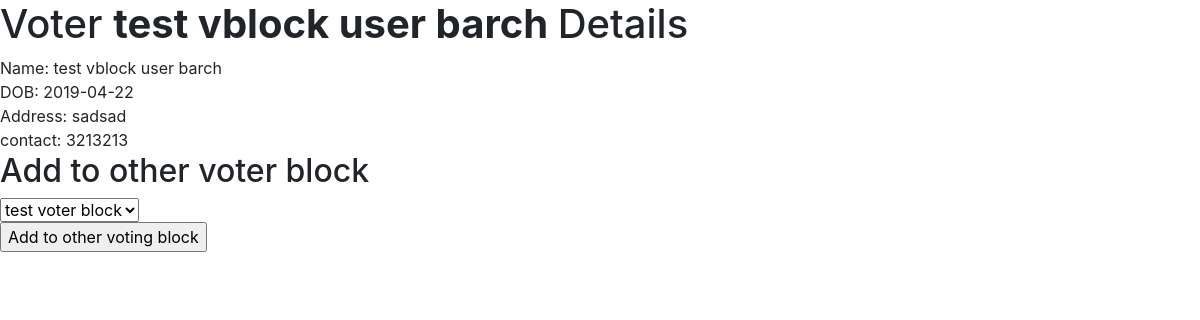
The app's page /user_detail.php?id=9 with its own data.
### tables this page shows
CREATE TABLE `users` (
  `id` int(11) NOT NULL,
  `name` varchar(100) DEFAULT NULL,
  `surname` varchar(100) DEFAULT NULL,
  `date_of_birth` date DEFAULT NULL,
  `address` varchar(300) DEFAULT NULL,
  `contact_number` varchar(15) DEFAULT NULL,
  `username` varchar(100) DEFAULT NULL,
  `password` varchar(5) DEFAULT NULL
);

### user_detail.php (the view, shortened to what this page needs)
<?php
$link = mysqli_connect("localhost","root","","carl");
mysqli_set_charset($link, "utf8");
$id = "";
$name = "";
$address = "";
$date_of_birth = "";
$contact_number = "";
if($id = $_GET['id']){
    $id = (int)$id;
}
if($id != ""){
    if($id_match_result = mysqli_query($link, "SELECT * FROM users WHERE id='".$id."'")){
        $row_cnt = mysqli_num_rows($id_match_result);
        if($row_cnt>0){
            $row = mysqli_fetch_array($id_match_result);
            $name = $row['name'];
            $address = $row['address'];
            $date_of_birth = $row['date_of_birth'];
            $contact_number = $row['contact_number'];
        }else{
            echo "Error! Record does not exist!" . "\n";
            exit();
        }
    }
}else{
    print "Error! An argument was not specified. Please go back and click on the proper button.";
}
?>
<!DOCTYPE html>
<html>
    <head>
            <link rel = "stylesheet" href = "elections.css">
            <link rel="stylesheet" href="https://cdnjs.cloudflare.com/ajax/libs/animate.css/3.7.0/animate.min.css">
            <link rel="stylesheet" href="https://maxcdn.bootstrapcdn.com/bootstrap/4.3.1/css/bootstrap.min.css">
            <link rel="stylesheet" href="https://use.fontawesome.com/releases/v5.3.1/css/all.css">
    </head>
    <body>
        <h1>Voter <strong> <?php echo $name; ?> </strong> Details</h1>
        Name:
        <?php echo $name; ?> <br>
        DOB:
        <?php echo $date_of_birth; ?> <br>
        Address:
        <?php echo $address; ?> <br>
        contact:
        <?php echo $contact_number; ?> <br>
        <h2>Add to other voter block</h2>
        <form action="import_vblock.php" method="post">
            <select name="block_id">
                    <?php
                    $count=0;
                    $sel_query="Select voter_block.id, voter_block.name from voter_block ORDER BY id asc;";
                    $result = mysqli_query($link,$sel_query);
                    while($row = mysqli_fetch_assoc($result)) { ?>
                    <option id="<?php print $row["id"]; ?>" value="<?php print $row["id"]; ?>"><?php print $row["name"]; ?></option>
                    <?php $count++; } ?>
                    </select> <br/>
            <input type="submit" value="Add to other voting block">
        </form>
    </body>
</html>

### records on screen
users: name "test vblock user barch", date_of_birth "2019-04-22", address "sadsad", contact_number "3213213"

### other values on screen
form field block_id "test voter block"
